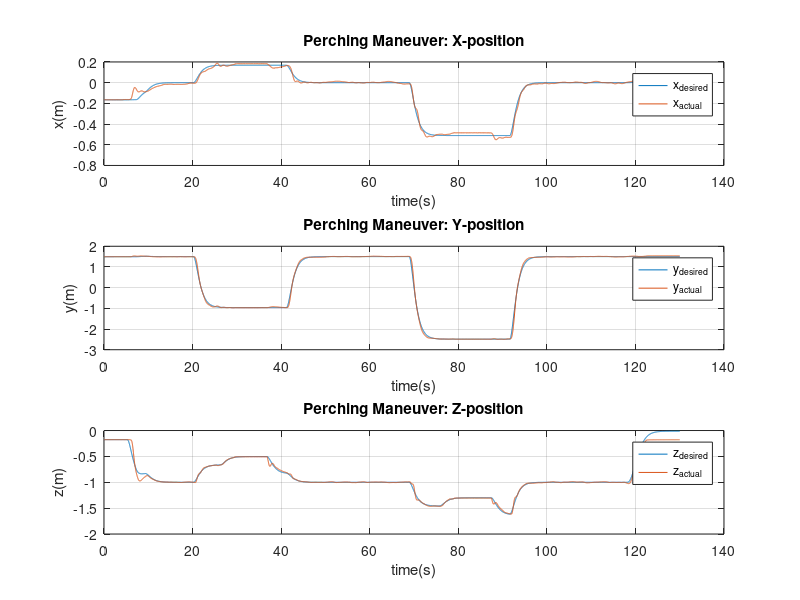
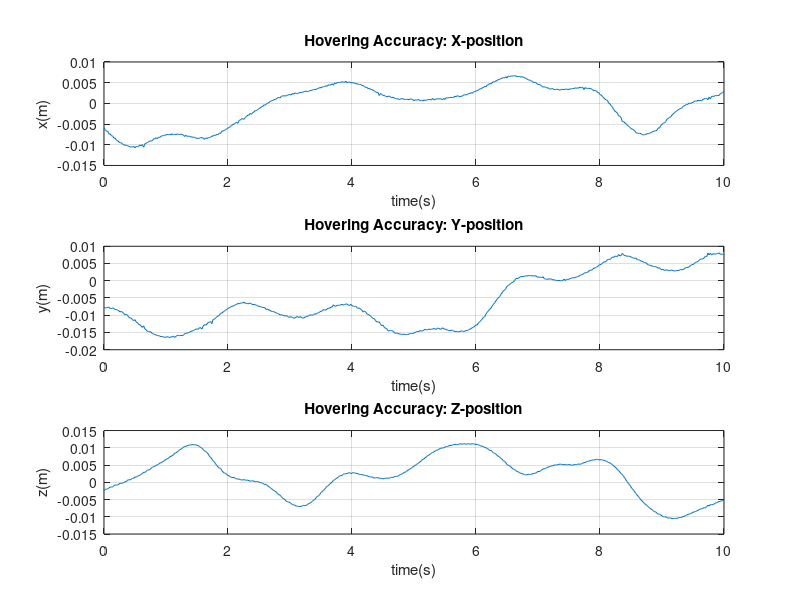

Reproduce these figures in MATLAB, in order.
% To process perching x, y, z data

clear
clc
close all

load('perching_19May2013_diff_height.mat')

%*******************
% Perching Maneuver
%*******************

time_i = 30;   %start time (second)
time_f = 160;  %end time (second)

dT = Pd_vs_P.time(2)-Pd_vs_P.time(1);
tick_i = (time_i/dT)+1;
tick_f = (time_f/dT)+1;

time = Pd_vs_P.time(tick_i:tick_f);
time = time - time(1);

x = Pd_vs_P.signals.values(tick_i:tick_f,1);
y = Pd_vs_P.signals.values(tick_i:tick_f,2);
z = Pd_vs_P.signals.values(tick_i:tick_f,3);
x_d = Pd_vs_P.signals.values(tick_i:tick_f,4);
y_d = Pd_vs_P.signals.values(tick_i:tick_f,5);
z_d = Pd_vs_P.signals.values(tick_i:tick_f,6);

figure(1)
subplot(3,1,1)
plot(time,x_d,time,x)
legend('x_{desired}','x_{actual}'), grid on
title('Perching Maneuver: X-position'),xlabel('time(s)'),ylabel('x(m)')

subplot(3,1,2)
plot(time,y_d,time,y)
legend('y_{desired}','y_{actual}'), grid on
title('Perching Maneuver: Y-position'),xlabel('time(s)'),ylabel('y(m)')

subplot(3,1,3)
plot(time,z_d,time,z)
legend('z_{desired}','z_{actual}'), grid on
title('Perching Maneuver: Z-position'),xlabel('time(s)'),ylabel('z(m)')


%*******************
% Hovering
%*******************

time_hover_i = 100;  %start time (second)
time_hover_f = 110;  %end time (second)

tick_hover_i = (time_hover_i/dT)+1;
tick_hover_f = (time_hover_f/dT)+1;

time = time(tick_hover_i:tick_hover_f);
time = time - time(1);

x = x(tick_hover_i:tick_hover_f);
y = y(tick_hover_i:tick_hover_f);
z = z(tick_hover_i:tick_hover_f);
x_d = x_d(tick_hover_i:tick_hover_f);
y_d = y_d(tick_hover_i:tick_hover_f);
z_d = z_d(tick_hover_i:tick_hover_f);

x_d = x_d(1);
y_d = y_d(1);
z_d = z_d(1);

figure(2)

subplot(3,1,1)
plot(time,x-x_d)
grid on
title('Hovering Accuracy: X-position'),xlabel('time(s)'),ylabel('x(m)')

subplot(3,1,2)
plot(time,y-y_d)
grid on
title('Hovering Accuracy: Y-position'),xlabel('time(s)'),ylabel('y(m)')

subplot(3,1,3)
plot(time,z-z_d)
grid on
title('Hovering Accuracy: Z-position'),xlabel('time(s)'),ylabel('z(m)')

% % plot circle
% plot(x-x_d,y-y_d,'.');
% hold
% polar(0:2*pi/100:2*pi,ones(1,101)*0.015)
% 
% daspect([1 1 1])
% grid on
% xlabel('X(m)'),ylabel('Y(m)')